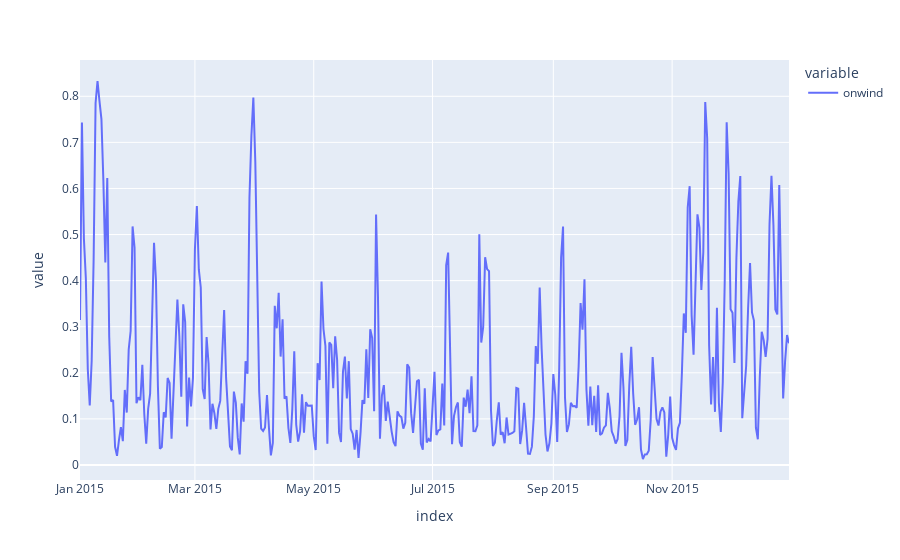

Source (notebook cell):
### Markdown cell above
A common operation is to change the resolution of a dataset by resampling in time, which Pandas exposes through the [resample](http://pandas.pydata.org/pandas-docs/stable/timeseries.html#resampling) function.

:::{note}
The resample periods are specified using pandas [offset index](http://pandas.pydata.org/pandas-docs/stable/timeseries.html#offset-aliases) syntax.
:::

### Code cell
ts["onwind"].resample("D").mean().plot()

### Figure 1 — Plotly figure (JSON) as saved in the notebook; plotly's stock layout.template omitted (floating-point values rounded to 4 significant figures; data arrays with more than 128 entries replaced by an {"elided": "..."} marker saying what was removed)
{"data": [{"hovertemplate": "variable=onwind<br>index=%{x}<br>value=%{y}<extra></extra>", "legendgroup": "onwind", "line": {"color": "#636efa", "dash": "solid"}, "marker": {"symbol": "circle"}, "mode": "lines", "name": "onwind", "orientation": "v", "showlegend": true, "type": "scatter", "x": {"elided": "365 str values"}, "xaxis": "x", "y": {"elided": "365 float values"}, "yaxis": "y"}], "layout": {"legend": {"title": {"text": "variable"}, "tracegroupgap": 0}, "margin": {"t": 60}, "xaxis": {"anchor": "y", "domain": [0, 1], "title": {"text": "index"}}, "yaxis": {"anchor": "x", "domain": [0, 1], "title": {"text": "value"}}}}
